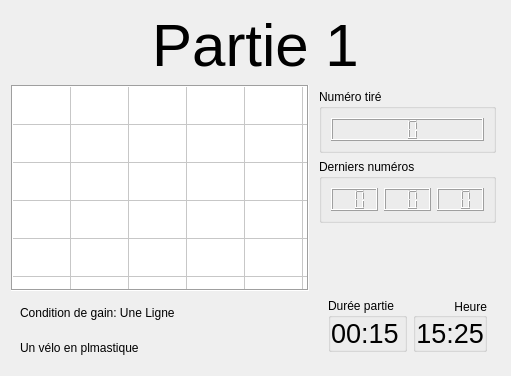
      <widget class="QWidget" name="pageRoundRunning">
       <layout class="QGridLayout" name="gridLayout">
        <item row="1" column="0">
         <widget class="QFrame" name="frameTitle">
          <property name="sizePolicy">
           <sizepolicy hsizetype="Preferred" vsizetype="Preferred">
            <horstretch>1</horstretch>
            <verstretch>1</verstretch>
           </sizepolicy>
          </property>
          <property name="frameShape">
           <enum>QFrame::NoFrame</enum>
          </property>
          <property name="frameShadow">
           <enum>QFrame::Raised</enum>
          </property>
          <layout class="QHBoxLayout" name="horizontalLayout">
           <property name="leftMargin">
            <number>0</number>
           </property>
           <property name="topMargin">
            <number>0</number>
           </property>
           <property name="rightMargin">
            <number>0</number>
           </property>
           <property name="bottomMargin">
            <number>0</number>
           </property>
           <item>
            <spacer name="horizontalSpacer_8">
             <property name="orientation">
              <enum>Qt::Horizontal</enum>
             </property>
             <property name="sizeType">
              <enum>QSizePolicy::Preferred</enum>
             </property>
             <property name="sizeHint" stdset="0">
              <size>
               <width>0</width>
               <height>0</height>
              </size>
             </property>
            </spacer>
           </item>
           <item>
            <widget class="QLabel" name="RR_Title">
             <property name="sizePolicy">
              <sizepolicy hsizetype="Preferred" vsizetype="Preferred">
               <horstretch>1</horstretch>
               <verstretch>0</verstretch>
              </sizepolicy>
             </property>
             <property name="font">
              <font>
               <pointsize>45</pointsize>
              </font>
             </property>
             <property name="text">
              <string>Partie 1</string>
             </property>
             <property name="scaledContents">
              <bool>true</bool>
             </property>
             <property name="alignment">
              <set>Qt::AlignCenter</set>
             </property>
             <property name="wordWrap">
              <bool>true</bool>
             </property>
             <property name="textInteractionFlags">
              <set>Qt::NoTextInteraction</set>
             </property>
            </widget>
           </item>
           <item>
            <spacer name="horizontalSpacer_9">
             <property name="orientation">
              <enum>Qt::Horizontal</enum>
             </property>
             <property name="sizeType">
              <enum>QSizePolicy::MinimumExpanding</enum>
             </property>
             <property name="sizeHint" stdset="0">
              <size>
               <width>0</width>
               <height>0</height>
              </size>
             </property>
            </spacer>
           </item>
          </layout>
         </widget>
        </item>
        <item row="2" column="0">
         <widget class="QFrame" name="frame_6">
          <property name="sizePolicy">
           <sizepolicy hsizetype="Preferred" vsizetype="Preferred">
            <horstretch>1</horstretch>
            <verstretch>5</verstretch>
           </sizepolicy>
          </property>
          <property name="frameShape">
           <enum>QFrame::NoFrame</enum>
          </property>
          <property name="frameShadow">
           <enum>QFrame::Raised</enum>
          </property>
          <layout class="QHBoxLayout" name="horizontalLayout_2">
           <property name="leftMargin">
            <number>0</number>
           </property>
           <property name="topMargin">
            <number>0</number>
           </property>
           <property name="rightMargin">
            <number>0</number>
           </property>
           <property name="bottomMargin">
            <number>0</number>
           </property>
           <item>
            <widget class="QFrame" name="frame_7">
             <property name="frameShape">
              <enum>QFrame::NoFrame</enum>
             </property>
             <property name="frameShadow">
              <enum>QFrame::Raised</enum>
             </property>
             <layout class="QVBoxLayout" name="verticalLayout_3">
              <property name="leftMargin">
               <number>0</number>
              </property>
              <property name="topMargin">
               <number>0</number>
              </property>
              <property name="rightMargin">
               <number>0</number>
              </property>
              <property name="bottomMargin">
               <number>0</number>
              </property>
              <item>
               <widget class="QTableWidget" name="RR_NumberGrid">
                <property name="sizePolicy">
                 <sizepolicy hsizetype="Expanding" vsizetype="Expanding">
                  <horstretch>1</horstretch>
                  <verstretch>3</verstretch>
                 </sizepolicy>
                </property>
                <property name="frameShape">
                 <enum>QFrame::Box</enum>
                </property>
                <property name="verticalScrollBarPolicy">
                 <enum>Qt::ScrollBarAlwaysOff</enum>
                </property>
                <property name="horizontalScrollBarPolicy">
                 <enum>Qt::ScrollBarAlwaysOff</enum>
                </property>
                <property name="sizeAdjustPolicy">
                 <enum>QAbstractScrollArea::AdjustIgnored</enum>
                </property>
                <property name="autoScroll">
                 <bool>false</bool>
                </property>
                <property name="tabKeyNavigation">
                 <bool>false</bool>
                </property>
                <property name="showDropIndicator" stdset="0">
                 <bool>false</bool>
                </property>
                <property name="dragDropOverwriteMode">
                 <bool>false</bool>
                </property>
                <property name="selectionMode">
                 <enum>QAbstractItemView::NoSelection</enum>
                </property>
                <property name="showGrid">
                 <bool>true</bool>
                </property>
                <property name="wordWrap">
                 <bool>false</bool>
                </property>
                <property name="cornerButtonEnabled">
                 <bool>false</bool>
                </property>
                <property name="rowCount">
                 <number>9</number>
                </property>
                <property name="columnCount">
                 <number>10</number>
                </property>
                <attribute name="horizontalHeaderVisible">
                 <bool>false</bool>
                </attribute>
                <attribute name="horizontalHeaderMinimumSectionSize">
                 <number>0</number>
                </attribute>
                <attribute name="horizontalHeaderDefaultSectionSize">
                 <number>58</number>
                </attribute>
                <attribute name="horizontalHeaderHighlightSections">
                 <bool>false</bool>
                </attribute>
                <attribute name="horizontalHeaderStretchLastSection">
                 <bool>true</bool>
                </attribute>
                <attribute name="verticalHeaderVisible">
                 <bool>false</bool>
                </attribute>
                <attribute name="verticalHeaderMinimumSectionSize">
                 <number>0</number>
                </attribute>
                <attribute name="verticalHeaderDefaultSectionSize">
                 <number>38</number>
                </attribute>
                <attribute name="verticalHeaderHighlightSections">
                 <bool>false</bool>
                </attribute>
                <attribute name="verticalHeaderStretchLastSection">
                 <bool>true</bool>
                </attribute>
                <row/>
                <row/>
                <row/>
                <row/>
                <row/>
                <row/>
                <row/>
                <row/>
                <row/>
                <column/>
                <column/>
                <column/>
                <column/>
                <column/>
                <column/>
                <column/>
                <column/>
                <column/>
                <column/>
               </widget>
              </item>
              <item>
               <widget class="QFrame" name="frame_2">
                <property name="sizePolicy">
                 <sizepolicy hsizetype="Preferred" vsizetype="Preferred">
                  <horstretch>0</horstretch>
                  <verstretch>1</verstretch>
                 </sizepolicy>
                </property>
                <property name="frameShape">
                 <enum>QFrame::NoFrame</enum>
                </property>
                <property name="frameShadow">
                 <enum>QFrame::Raised</enum>
                </property>
                <layout class="QGridLayout" name="gridLayout_4">
                 <item row="1" column="0">
                  <widget class="QLabel" name="RR_SubRoundPrice">
                   <property name="sizePolicy">
                    <sizepolicy hsizetype="Preferred" vsizetype="Preferred">
                     <horstretch>0</horstretch>
                     <verstretch>3</verstretch>
                    </sizepolicy>
                   </property>
                   <property name="text">
                    <string>Un vélo en plmastique</string>
                   </property>
                   <property name="scaledContents">
                    <bool>true</bool>
                   </property>
                  </widget>
                 </item>
                 <item row="0" column="0">
                  <widget class="QLabel" name="RR_SubRoundVictoryCondition">
                   <property name="sizePolicy">
                    <sizepolicy hsizetype="Preferred" vsizetype="Preferred">
                     <horstretch>3</horstretch>
                     <verstretch>1</verstretch>
                    </sizepolicy>
                   </property>
                   <property name="text">
                    <string>Condition de gain: Une Ligne
                                                                                </string>
                   </property>
                  </widget>
                 </item>
                 <item row="0" column="1" rowspan="2">
                  <widget class="QLabel" name="RR_Logo">
                   <property name="sizePolicy">
                    <sizepolicy hsizetype="Expanding" vsizetype="Expanding">
                     <horstretch>1</horstretch>
                     <verstretch>0</verstretch>
                    </sizepolicy>
                   </property>
                   <property name="text">
                    <string>&lt;logo&gt;</string>
                   </property>
                   <property name="alignment">
                    <set>Qt::AlignCenter</set>
                   </property>
                  </widget>
                 </item>
                </layout>
               </widget>
              </item>
             </layout>
            </widget>
           </item>
           <item>
            <widget class="QFrame" name="frame_3">
             <property name="frameShape">
              <enum>QFrame::NoFrame</enum>
             </property>
             <property name="frameShadow">
              <enum>QFrame::Raised</enum>
             </property>
             <layout class="QVBoxLayout" name="verticalLayout_2">
              <property name="leftMargin">
               <number>4</number>
              </property>
              <property name="topMargin">
               <number>4</number>
              </property>
              <property name="rightMargin">
               <number>4</number>
              </property>
              <property name="bottomMargin">
               <number>4</number>
              </property>
              <item>
               <widget class="QGroupBox" name="groupBox_11">
                <property name="sizePolicy">
                 <sizepolicy hsizetype="Preferred" vsizetype="Preferred">
                  <horstretch>0</horstretch>
                  <verstretch>3</verstretch>
                 </sizepolicy>
                </property>
                <property name="title">
                 <string>Numéro tiré</string>
                </property>
                <layout class="QGridLayout" name="gridLayout_12">
                 <item row="0" column="0">
                  <widget class="QLCDNumber" name="RR_CurrentDraw">
                   <property name="digitCount">
                    <number>2</number>
                   </property>
                  </widget>
                 </item>
                </layout>
               </widget>
              </item>
              <item>
               <widget class="QGroupBox" name="groupBox_12">
                <property name="sizePolicy">
                 <sizepolicy hsizetype="Preferred" vsizetype="Preferred">
                  <horstretch>0</horstretch>
                  <verstretch>1</verstretch>
                 </sizepolicy>
                </property>
                <property name="title">
                 <string>Derniers numéros</string>
                </property>
                <layout class="QGridLayout" name="gridLayout_13">
                 <item row="0" column="0">
                  <widget class="QLCDNumber" name="RR_LastNumber1">
                   <property name="digitCount">
                    <number>2</number>
                   </property>
                  </widget>
                 </item>
                 <item row="0" column="1">
                  <widget class="QLCDNumber" name="RR_LastNumber2">
                   <property name="digitCount">
                    <number>2</number>
                   </property>
                  </widget>
                 </item>
                 <item row="0" column="2">
                  <widget class="QLCDNumber" name="RR_LastNumber3">
                   <property name="digitCount">
                    <number>2</number>
                   </property>
                  </widget>
                 </item>
                </layout>
               </widget>
              </item>
              <item>
               <spacer name="verticalSpacer">
                <property name="orientation">
                 <enum>Qt::Vertical</enum>
                </property>
                <property name="sizeType">
                 <enum>QSizePolicy::Preferred</enum>
                </property>
                <property name="sizeHint" stdset="0">
                 <size>
                  <width>0</width>
                  <height>60</height>
                 </size>
                </property>
               </spacer>
              </item>
              <item>
               <widget class="QFrame" name="frame_4">
                <property name="frameShape">
                 <enum>QFrame::NoFrame</enum>
                </property>
                <property name="frameShadow">
                 <enum>QFrame::Raised</enum>
                </property>
                <layout class="QGridLayout" name="gridLayout_6">
                 <item row="0" column="0">
                  <widget class="QGroupBox" name="groupBox">
                   <property name="font">
                    <font>
                     <pointsize>9</pointsize>
                     <kerning>false</kerning>
                    </font>
                   </property>
                   <property name="title">
                    <string>Durée partie</string>
                   </property>
                   <property name="flat">
                    <bool>true</bool>
                   </property>
                   <property name="checkable">
                    <bool>false</bool>
                   </property>
                   <layout class="QGridLayout" name="gridLayout_7">
                    <property name="leftMargin">
                     <number>0</number>
                    </property>
                    <property name="topMargin">
                     <number>0</number>
                    </property>
                    <property name="rightMargin">
                     <number>0</number>
                    </property>
                    <property name="bottomMargin">
                     <number>0</number>
                    </property>
                    <item row="0" column="0">
                     <widget class="QLabel" name="RR_Duration">
                      <property name="font">
                       <font>
                        <pointsize>20</pointsize>
                        <kerning>false</kerning>
                       </font>
                      </property>
                      <property name="text">
                       <string>00:15</string>
                      </property>
                     </widget>
                    </item>
                   </layout>
                  </widget>
                 </item>
                 <item row="0" column="1">
                  <widget class="QGroupBox" name="groupBox_2">
                   <property name="font">
                    <font>
                     <pointsize>9</pointsize>
                     <kerning>false</kerning>
                    </font>
                   </property>
                   <property name="title">
                    <string>Heure</string>
                   </property>
                   <property name="alignment">
                    <set>Qt::AlignRight|Qt::AlignTrailing|Qt::AlignVCenter</set>
                   </property>
                   <property name="flat">
                    <bool>true</bool>
                   </property>
                   <layout class="QGridLayout" name="gridLayout_8">
                    <property name="leftMargin">
                     <number>0</number>
                    </property>
                    <property name="topMargin">
                     <number>0</number>
                    </property>
                    <property name="rightMargin">
                     <number>0</number>
                    </property>
                    <property name="bottomMargin">
                     <number>0</number>
                    </property>
                    <item row="0" column="0">
                     <widget class="QLabel" name="RR_Clock">
                      <property name="font">
                       <font>
                        <pointsize>20</pointsize>
                        <kerning>false</kerning>
                       </font>
                      </property>
                      <property name="text">
                       <string>15:25</string>
                      </property>
                      <property name="alignment">
                       <set>Qt::AlignRight|Qt::AlignTrailing|Qt::AlignVCenter</set>
                      </property>
                     </widget>
                    </item>
                   </layout>
                  </widget>
                 </item>
                </layout>
               </widget>
              </item>
             </layout>
            </widget>
           </item>
          </layout>
         </widget>
        </item>
       </layout>
      </widget>
